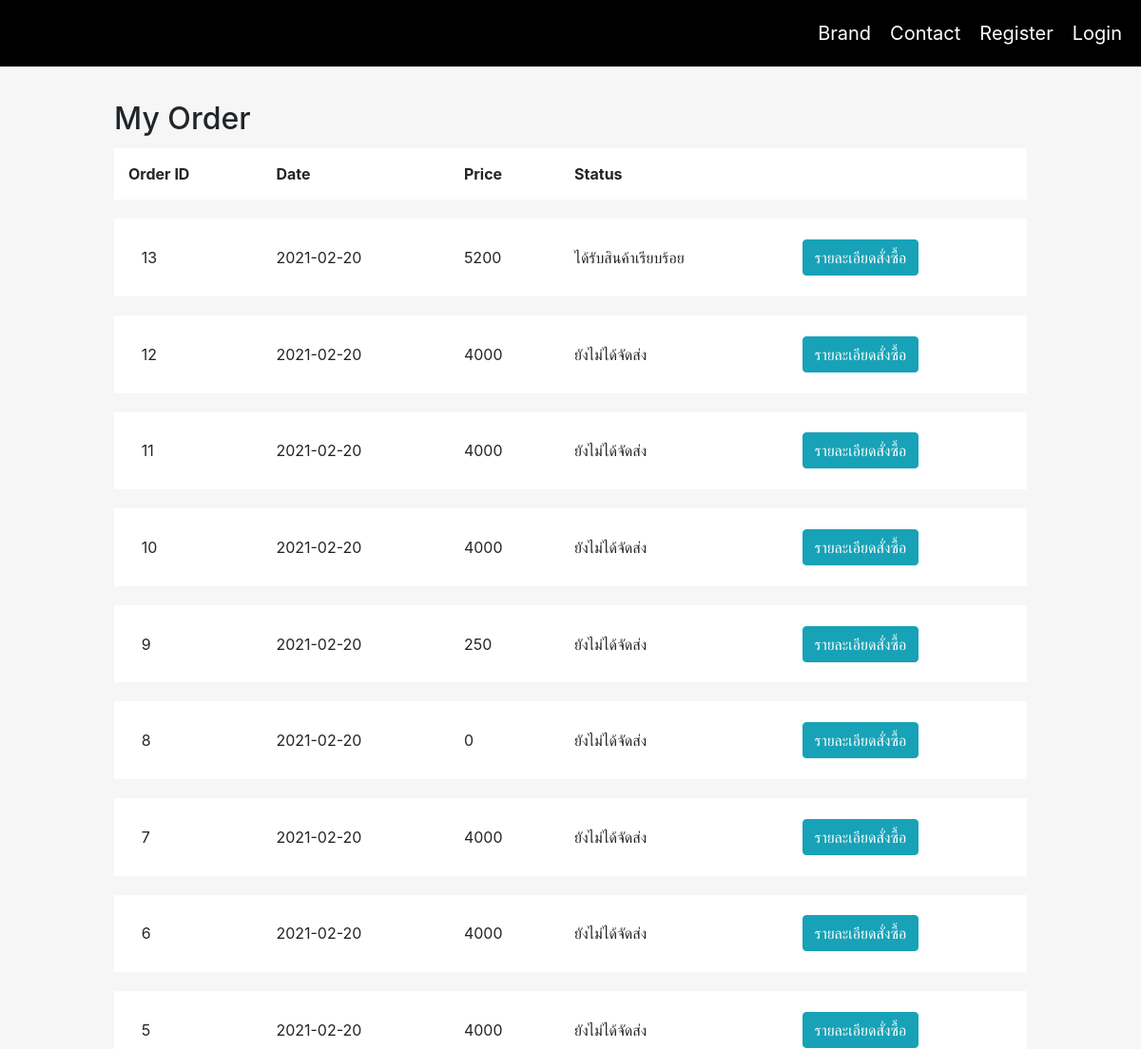
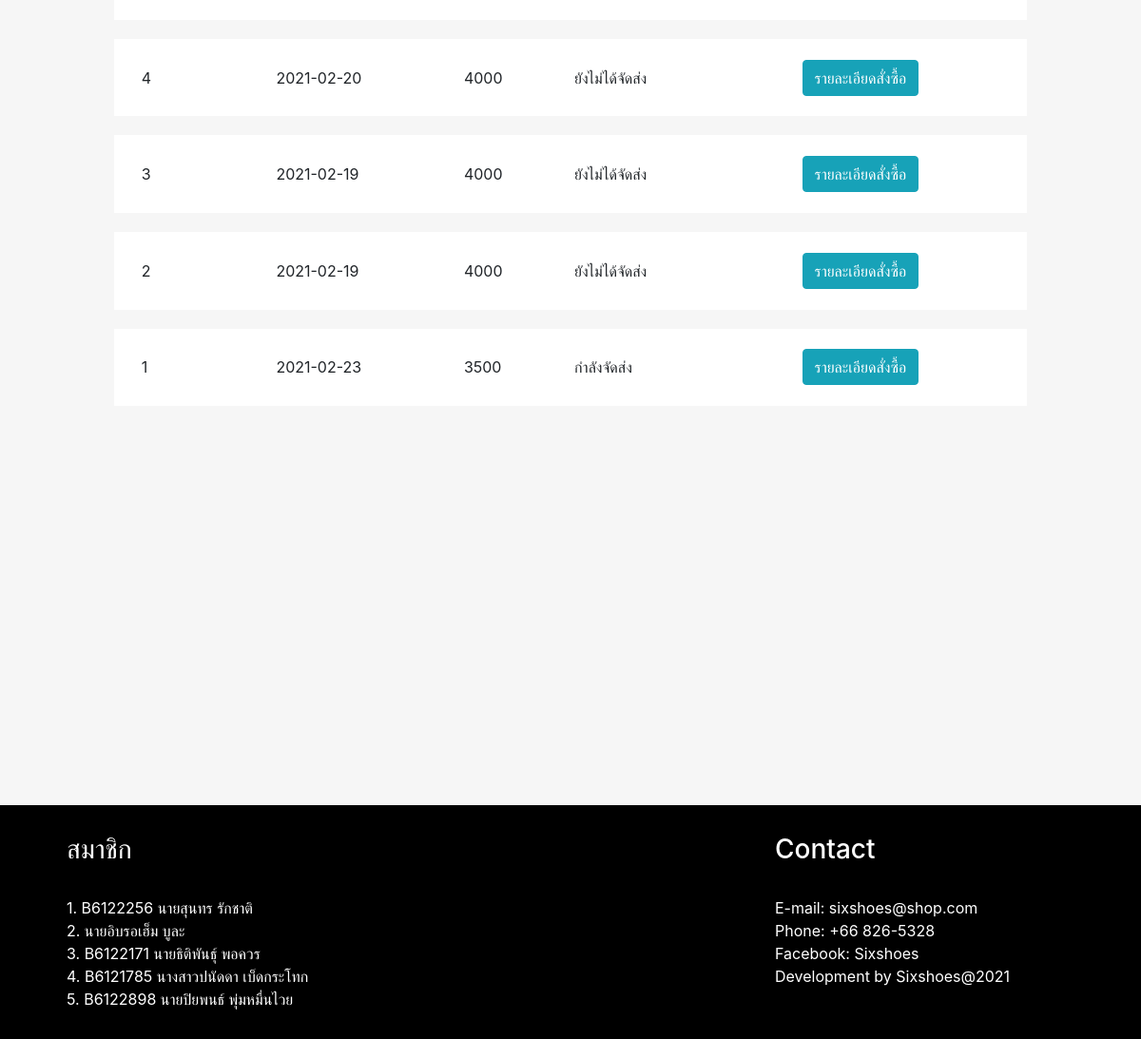
The page /frontend/order.php on the database its author committed (2 pictures, top to bottom).
### tables this page shows
CREATE TABLE `orders` (
  `orders_id` int(11) NOT NULL,
  `user_id` int(11) NOT NULL,
  `date` date NOT NULL,
  `order_total_price` decimal(10,0) NOT NULL,
  `order_status` varchar(250) NOT NULL
);

### backend/config/mysql.php (called while the page is built, shortened)
<?php
  class db {
    public function selectALLJoinTwoTableWhereOneColumnOrderByOne($con,$table1,$table2,$column1,$column2,$ColumnWhere,$value, $orderby, $option ){
        $sql = "SELECT * FROM $table1 INNER JOIN $table2 ON `$table1`.`$column1` = `$table2`.$column2 WHERE $ColumnWhere = '$value' ORDER BY $orderby $option";
        $query = mysqli_query($con,$sql);
        return $query;
    }
  }
?>

### frontend/order.php (the view, shortened to what this page needs)
<?php
  include('../backend/config/mysql.php');
  $db = new db();
  $con = $db->connectDB();
?>
<!DOCTYPE html>
<html lang="en">
<head>
    <link rel="stylesheet" href="https://maxcdn.bootstrapcdn.com/bootstrap/4.5.2/css/bootstrap.min.css">
    <link rel="stylesheet" href="css\orderstyles.css" />
</head>
  <div class="menu-bar">
    <a href="login-frontend/form_login.php">Login</a>
    <a href="login-frontend/register.php">Register</a>
    <a href="Contact.html"> Contact </a>
    <div class="dropdown">
      Brand
  </div>
</div>
<body class="orderbody">
<h2 class="textheader">My Order</h2>
  <table class="tableorder">
    <tr>
      <th>Order ID</th>
      <th>Date</th>
      <th>Price</th>
      <th>Status</th>
      <th></th>
    </tr>
    <?php
    $queryOrder = $db->selectALLJoinTwoTableWhereOneColumnOrderByOne($con,'orders','users','user_id','user_id','users.user_id','1','orders_id','DESC');
    foreach ($queryOrder as $item) {
        ?>
    <tr>
      <td class="orderno"><?php echo $item['orders_id'];?></td>
      <td><?php echo $item['date'];?></td>
      <td><?php echo $item['order_total_price'];?></td>
      <td><?php echo $item['order_status'];?></td>
      <td>
        <button class="btn btn-info btn_order_show_orders_details" data-toggle="modal" data-target="#order_modal_order_details" id="<?php echo $item['orders_id']; ?>">รายละเอียดสั่งซื้อ</button>
      </td>
    </tr>
    <?php
    } ?>
  </table>
    <div class="orderfooter">
      <div class="container">
        <div class="row">
          <div class="col-8">
            <h3>สมาชิก </h3><br>
            1. B6122256 นายสุนทร รักชาติ<br>
            2. นายอิบรอเฮ็ม บูละ<br>
            3. B6122171 นายธิติพันธุ์ พอควร<br>
            4. B6121785 นางสาวปนัดดา เบ็ดกระโทก<br>
            5. B6122898 นายปิยพนธ์ พุ่มหมื่นไวย<br>
           </div>
            <div class="col-">
              <h3>Contact </h3> <br>
             E-mail: sixshoes@shop.com<br>
             Phone: +66 826-5328<br>
              Facebook: Sixshoes<br>
              Development by Sixshoes@2021<br>
              <br>
      </div>
</div>
</body>
</html>

### frontend/css/orderstyles.css (style rules this page uses)
* { margin: 0; }
.menu-bar { height: 70px; display: block; background-color: black; padding-top: 20px; padding-bottom: 20px; }
.menu-bar a { float: right; text-decoration: none; color: white; padding-right: 20px; font-size: 20px; }
.dropdown { display: inline-block; position: relative; color: white; font-size: 20px; padding-right: 20px; float: right; }
.orderbody { background-color: #F6F6F6; }
.orderfooter { color: white; font-size: 16px; padding-top: 30px; padding-left: 50px; padding-bottom: 30px; margin-top: 400px; background-color: black; }
.tableorder { margin-left:10%; width: 80%; text-align: left; border-collapse: collapse; margin-right:10%; background-color: #ffffff; border-bottom: 20px solid #F6F6F6; }
.orderno { padding: 3%; }
.textheader { margin: 3% 10% 1% 10%; }
th, td { padding: 15px; text-align: left; border-bottom: 20px solid #F6F6F6; }

### rows shown on the page
orders: orders_id "13", date "2021-02-20", order_total_price "5200", order_status "ได้รับสินค้าเรียบร้อย"
orders: orders_id "12", date "2021-02-20", order_total_price "4000", order_status "ยังไม่ได้จัดส่ง"
orders: orders_id "11", date "2021-02-20", order_total_price "4000", order_status "ยังไม่ได้จัดส่ง"
orders: orders_id "10", date "2021-02-20", order_total_price "4000", order_status "ยังไม่ได้จัดส่ง"
orders: orders_id "9", date "2021-02-20", order_total_price "250", order_status "ยังไม่ได้จัดส่ง"
orders: orders_id "8", date "2021-02-20", order_total_price "0", order_status "ยังไม่ได้จัดส่ง"
orders: orders_id "7", date "2021-02-20", order_total_price "4000", order_status "ยังไม่ได้จัดส่ง"
orders: orders_id "6", date "2021-02-20", order_total_price "4000", order_status "ยังไม่ได้จัดส่ง"
orders: orders_id "5", date "2021-02-20", order_total_price "4000", order_status "ยังไม่ได้จัดส่ง"
orders: orders_id "4", date "2021-02-20", order_total_price "4000", order_status "ยังไม่ได้จัดส่ง"
orders: orders_id "3", date "2021-02-19", order_total_price "4000", order_status "ยังไม่ได้จัดส่ง"
orders: orders_id "2", date "2021-02-19", order_total_price "4000", order_status "ยังไม่ได้จัดส่ง"
orders: orders_id "1", date "2021-02-23", order_total_price "3500", order_status "กำลังจัดส่ง"
